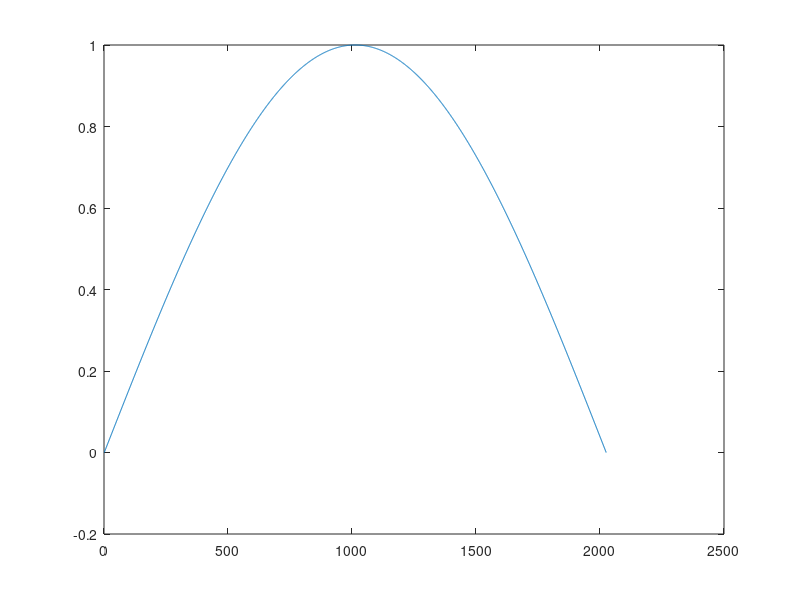

Source code (MATLAB):
% Jack, Keith. Video Demystified (p. 408). Elsevier Science. Kindle Edition. 

close all;
clear all;
clc;

pkg load signal

% Sample clock rate (13.5 Mhz)
Fs = 13.5e6;

% Line frequency (15.625 Khz)
% PAL - 64ms line frequency
Fh = 15.625e3;

% Calculate HCOUNT
H = 1/(Fh/Fs);

% The colour subcarrier frequency is based on an odd multiple of one-quarter the line rate, using the factor 1135/4
% The 4.43361875 Mhz of the color carrier is the result of 283.75 color clock cycles per line
% plus a 25 Hz offset to avoid interferences.
% Since the line frequency (number of lines per second) is 15625 Hz (625 lines x 50 Hz / 2)

% Determine P1 from 2024
Fsc = 4.43361875e6;
F = Fsc/Fs;
q1 = 2048;
p1 = (Fsc * q1) / Fs;
p1 = floor(p1);

%0.328125


% Determine P2 for PAL(B,D,G,H,I,N)
x = 1135/4 + 1/625;
p2 = 8192 * x - 4 * H * p1;
p2 = floor(p2);

% Determine P3
p3 = (Fsc * 625) / Fs;

% Constraints
% Since [p] is of finite word length, the DTO output frequency can be varied only in steps. 
% With a [p] word length of [w], the lowest [p] step is 0.5w and the lowest DTO frequency step is:
w = 11 % word length
w_low = 0.5 * w;
Fstep = Fs/(2^w);

% Note that the output frequency cannot be  greater than half the input frequency. 
% This  means that the output frequency FSC can only  be varied by the increment [p] and within the  range: 
Frange = 0 < Fsc < Fs/2;

t = 0:1/(4048*Fsc):1/(2*Fsc);
sin_rom = sin(2*pi*Fsc*t);

xn = zeros(1, 2048);
xn(1) = p1;
for i = 2:2048
  xn(i) = mod(xn(i-1) + p1, 2048);
endfor

figure;
plot(sin_rom);
%ylim([0 2048])
